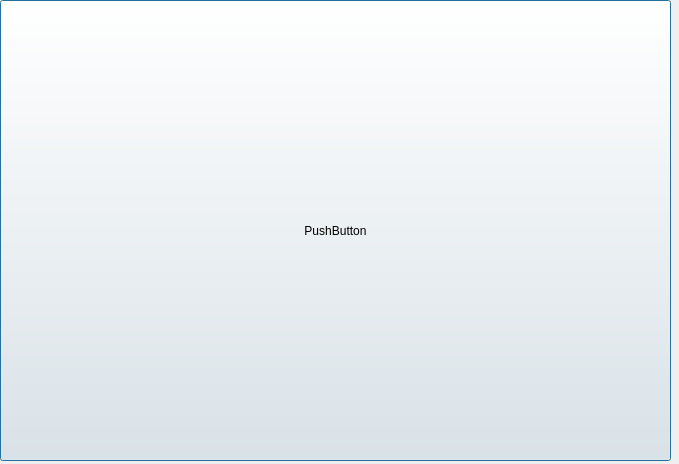
<?xml version="1.0" encoding="UTF-8"?>
<ui version="4.0">
 <class>Startwidget</class>
 <widget class="QDialog" name="Startwidget">
  <property name="geometry">
   <rect>
    <x>0</x>
    <y>0</y>
    <width>679</width>
    <height>464</height>
   </rect>
  </property>
  <property name="windowTitle">
   <string>Dialog</string>
  </property>
  <property name="autoFillBackground">
   <bool>false</bool>
  </property>
  <widget class="QPushButton" name="startbutton">
   <property name="geometry">
    <rect>
     <x>0</x>
     <y>0</y>
     <width>671</width>
     <height>461</height>
    </rect>
   </property>
   <property name="text">
    <string>PushButton</string>
   </property>
  </widget>
  <widget class="QLabel" name="start">
   <property name="geometry">
    <rect>
     <x>-170</x>
     <y>-30</y>
     <width>851</width>
     <height>501</height>
    </rect>
   </property>
   <property name="text">
    <string/>
   </property>
   <property name="pixmap">
    <pixmap resource="images/images.qrc">:/start1.jpg</pixmap>
   </property>
  </widget>
 </widget>
 <resources>
  <include location="images/images.qrc"/>
  <include location="images/images.qrc"/>
 </resources>
 <connections/>
</ui>
